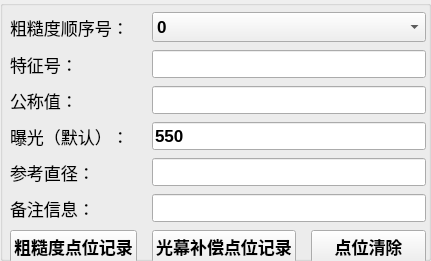
   <widget class="QGroupBox" name="groupBox_3">
    <property name="geometry">
     <rect>
      <x>330</x>
      <y>60</y>
      <width>431</width>
      <height>261</height>
     </rect>
    </property>
    <property name="title">
     <string/>
    </property>
    <widget class="QWidget" name="layoutWidget">
     <property name="geometry">
      <rect>
       <x>10</x>
       <y>10</y>
       <width>416</width>
       <height>258</height>
      </rect>
     </property>
     <layout class="QGridLayout" name="gridLayout_2">
      <property name="horizontalSpacing">
       <number>15</number>
      </property>
      <item row="6" column="1">
       <widget class="QPushButton" name="roughnessReferenceDRecord">
        <property name="minimumSize">
         <size>
          <width>0</width>
          <height>30</height>
         </size>
        </property>
        <property name="font">
         <font>
          <pointsize>13</pointsize>
          <weight>75</weight>
          <bold>true</bold>
         </font>
        </property>
        <property name="text">
         <string>光幕补偿点位记录</string>
        </property>
       </widget>
      </item>
      <item row="4" column="0">
       <widget class="QLabel" name="label_31">
        <property name="font">
         <font>
          <pointsize>13</pointsize>
         </font>
        </property>
        <property name="text">
         <string>参考直径：</string>
        </property>
       </widget>
      </item>
      <item row="6" column="0">
       <widget class="QPushButton" name="roughnessPostionRecord">
        <property name="minimumSize">
         <size>
          <width>0</width>
          <height>30</height>
         </size>
        </property>
        <property name="font">
         <font>
          <pointsize>13</pointsize>
          <weight>75</weight>
          <bold>true</bold>
         </font>
        </property>
        <property name="text">
         <string>粗糙度点位记录</string>
        </property>
       </widget>
      </item>
      <item row="0" column="1" colspan="2">
       <widget class="QComboBox" name="roughnessSequence">
        <property name="minimumSize">
         <size>
          <width>0</width>
          <height>30</height>
         </size>
        </property>
        <property name="font">
         <font>
          <pointsize>13</pointsize>
          <weight>75</weight>
          <bold>true</bold>
         </font>
        </property>
        <item>
         <property name="text">
          <string>0</string>
         </property>
        </item>
        <item>
         <property name="text">
          <string>1</string>
         </property>
        </item>
        <item>
         <property name="text">
          <string>2</string>
         </property>
        </item>
        <item>
         <property name="text">
          <string>3</string>
         </property>
        </item>
        <item>
         <property name="text">
          <string>4</string>
         </property>
        </item>
        <item>
         <property name="text">
          <string>5</string>
         </property>
        </item>
        <item>
         <property name="text">
          <string>6</string>
         </property>
        </item>
        <item>
         <property name="text">
          <string>7</string>
         </property>
        </item>
        <item>
         <property name="text">
          <string>8</string>
         </property>
        </item>
        <item>
         <property name="text">
          <string>9</string>
         </property>
        </item>
        <item>
         <property name="text">
          <string>10</string>
         </property>
        </item>
        <item>
         <property name="text">
          <string>11</string>
         </property>
        </item>
        <item>
         <property name="text">
          <string>12</string>
         </property>
        </item>
        <item>
         <property name="text">
          <string>13</string>
         </property>
        </item>
        <item>
         <property name="text">
          <string>14</string>
         </property>
        </item>
        <item>
         <property name="text">
          <string>15</string>
         </property>
        </item>
        <item>
         <property name="text">
          <string>16</string>
         </property>
        </item>
        <item>
         <property name="text">
          <string>17</string>
         </property>
        </item>
        <item>
         <property name="text">
          <string>18</string>
         </property>
        </item>
        <item>
         <property name="text">
          <string>19</string>
         </property>
        </item>
        <item>
         <property name="text">
          <string>20</string>
         </property>
        </item>
        <item>
         <property name="text">
          <string>21</string>
         </property>
        </item>
        <item>
         <property name="text">
          <string>22</string>
         </property>
        </item>
        <item>
         <property name="text">
          <string>23</string>
         </property>
        </item>
        <item>
         <property name="text">
          <string>24</string>
         </property>
        </item>
        <item>
         <property name="text">
          <string>25</string>
         </property>
        </item>
        <item>
         <property name="text">
          <string>26</string>
         </property>
        </item>
        <item>
         <property name="text">
          <string>27</string>
         </property>
        </item>
        <item>
         <property name="text">
          <string>28</string>
         </property>
        </item>
        <item>
         <property name="text">
          <string>29</string>
         </property>
        </item>
       </widget>
      </item>
      <item row="5" column="0">
       <widget class="QLabel" name="label_14">
        <property name="font">
         <font>
          <pointsize>13</pointsize>
         </font>
        </property>
        <property name="text">
         <string>备注信息：</string>
        </property>
       </widget>
      </item>
      <item row="1" column="0">
       <widget class="QLabel" name="label_10">
        <property name="font">
         <font>
          <pointsize>13</pointsize>
         </font>
        </property>
        <property name="text">
         <string>特征号：</string>
        </property>
       </widget>
      </item>
      <item row="1" column="1" colspan="2">
       <widget class="QLineEdit" name="roughnessFeatureNb">
        <property name="font">
         <font>
          <pointsize>13</pointsize>
          <weight>75</weight>
          <bold>true</bold>
         </font>
        </property>
       </widget>
      </item>
      <item row="3" column="0">
       <widget class="QLabel" name="label_28">
        <property name="font">
         <font>
          <pointsize>13</pointsize>
         </font>
        </property>
        <property name="text">
         <string>曝光（默认）：</string>
        </property>
       </widget>
      </item>
      <item row="5" column="1" colspan="2">
       <widget class="QLineEdit" name="roughnessPostionNote">
        <property name="font">
         <font>
          <pointsize>13</pointsize>
          <weight>75</weight>
          <bold>true</bold>
         </font>
        </property>
        <property name="text">
         <string/>
        </property>
       </widget>
      </item>
      <item row="0" column="0">
       <widget class="QLabel" name="label_4">
        <property name="font">
         <font>
          <pointsize>13</pointsize>
         </font>
        </property>
        <property name="text">
         <string>粗糙度顺序号：</string>
        </property>
       </widget>
      </item>
      <item row="2" column="0">
       <widget class="QLabel" name="label_11">
        <property name="font">
         <font>
          <pointsize>13</pointsize>
         </font>
        </property>
        <property name="text">
         <string>公称值：</string>
        </property>
       </widget>
      </item>
      <item row="2" column="1" colspan="2">
       <widget class="QLineEdit" name="roughnessNominalValue">
        <property name="font">
         <font>
          <pointsize>13</pointsize>
          <weight>75</weight>
          <bold>true</bold>
         </font>
        </property>
        <property name="text">
         <string/>
        </property>
       </widget>
      </item>
      <item row="6" column="2">
       <widget class="QPushButton" name="roughnessPostionClear">
        <property name="minimumSize">
         <size>
          <width>0</width>
          <height>30</height>
         </size>
        </property>
        <property name="font">
         <font>
          <pointsize>13</pointsize>
          <weight>75</weight>
          <bold>true</bold>
         </font>
        </property>
        <property name="text">
         <string>点位清除</string>
        </property>
       </widget>
      </item>
      <item row="3" column="1" colspan="2">
       <widget class="QLineEdit" name="roughnessExposeTime">
        <property name="font">
         <font>
          <pointsize>13</pointsize>
          <weight>75</weight>
          <bold>true</bold>
         </font>
        </property>
        <property name="text">
         <string>550</string>
        </property>
       </widget>
      </item>
      <item row="4" column="1" colspan="2">
       <widget class="QLineEdit" name="roughnessReferenceD">
        <property name="font">
         <font>
          <pointsize>13</pointsize>
          <weight>75</weight>
          <bold>true</bold>
         </font>
        </property>
        <property name="text">
         <string/>
        </property>
       </widget>
      </item>
     </layout>
    </widget>
   </widget>
